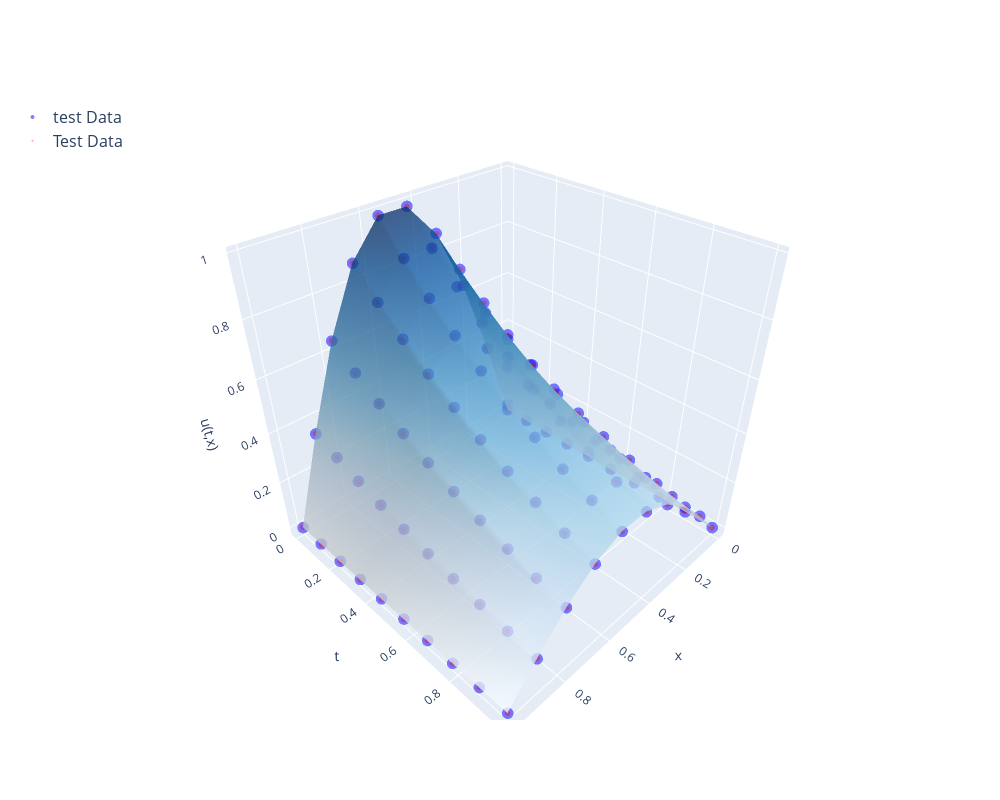

Notebook source saved alongside this figure:
### Code cell
# Entrenar el modelo
pinn_inf_model.train(
    data=data,
    diff_equation=diff_equation,
    constant_values=diff_equation.constants,
    initial_conditions=initial_conditions,
    lr=lr,
    n_epochs=n_epochs,
    optimizer_name=optimizer,
    lambda_pin=lambda_pin,
    lambda_ic=lambda_ic,
    lambda_bc=lambda_bc,
)

for constant in pinn_inf_model.params:
    print(constant, getattr(pinn_inf_model, constant).item())


# Plot the results
if diff_equation.dy:
    pinn_inf_model.plot_2d(data)
elif diff_equation.dx and not diff_equation.dy:
    pinn_inf_model.plot_solution(data)
elif not diff_equation.dx:
    pinn_inf_model.plot(data)
